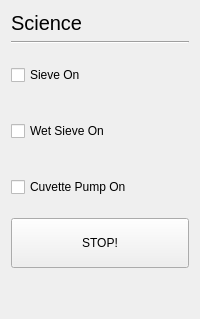
          <widget class="QWidget" name="page_science">
           <layout class="QVBoxLayout" name="verticalLayout_11">
            <item>
             <widget class="QLabel" name="label_45">
              <property name="font">
               <font>
                <pointsize>15</pointsize>
               </font>
              </property>
              <property name="text">
               <string>Science</string>
              </property>
             </widget>
            </item>
            <item>
             <widget class="Line" name="line_22">
              <property name="orientation">
               <enum>Qt::Horizontal</enum>
              </property>
             </widget>
            </item>
            <item>
             <layout class="QHBoxLayout" name="horizontalLayout_27">
              <item>
               <layout class="QVBoxLayout" name="verticalLayout_13">
                <item>
                 <widget class="QCheckBox" name="checkBox_sieve">
                  <property name="minimumSize">
                   <size>
                    <width>0</width>
                    <height>50</height>
                   </size>
                  </property>
                  <property name="text">
                   <string>Sieve On</string>
                  </property>
                 </widget>
                </item>
                <item>
                 <widget class="QCheckBox" name="checkBox_wet">
                  <property name="minimumSize">
                   <size>
                    <width>0</width>
                    <height>50</height>
                   </size>
                  </property>
                  <property name="text">
                   <string>Wet Sieve On</string>
                  </property>
                 </widget>
                </item>
                <item>
                 <widget class="QCheckBox" name="checkBox_pump">
                  <property name="minimumSize">
                   <size>
                    <width>0</width>
                    <height>50</height>
                   </size>
                  </property>
                  <property name="text">
                   <string>Cuvette Pump On</string>
                  </property>
                 </widget>
                </item>
               </layout>
              </item>
             </layout>
            </item>
            <item>
             <widget class="QPushButton" name="button_science_off">
              <property name="minimumSize">
               <size>
                <width>0</width>
                <height>50</height>
               </size>
              </property>
              <property name="text">
               <string>STOP!</string>
              </property>
             </widget>
            </item>
            <item>
             <spacer name="verticalSpacer_5">
              <property name="orientation">
               <enum>Qt::Vertical</enum>
              </property>
              <property name="sizeHint" stdset="0">
               <size>
                <width>20</width>
                <height>40</height>
               </size>
              </property>
             </spacer>
            </item>
           </layout>
          </widget>
